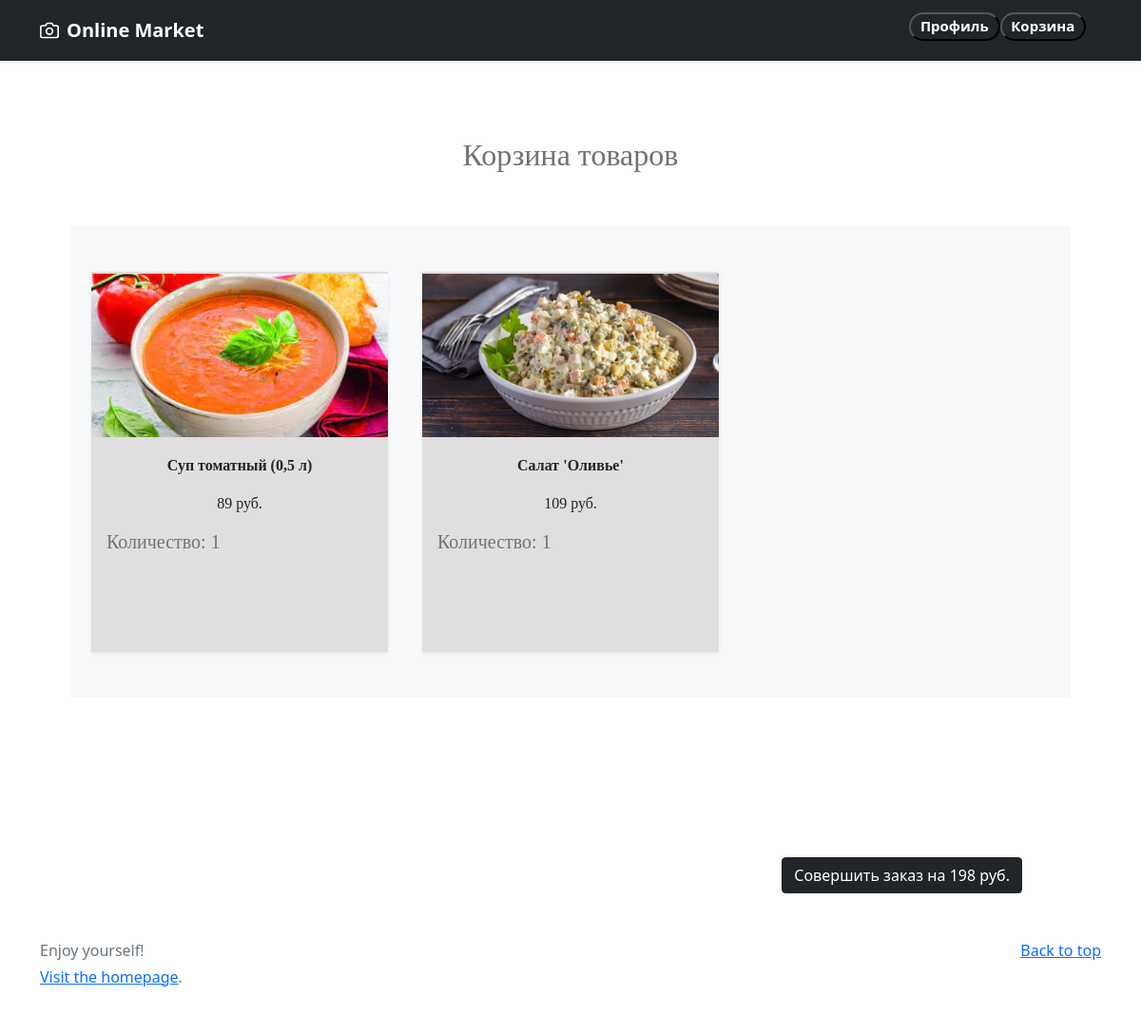
The page /cart (signed in) on the database its author committed.
### app.py (models this page shows, shortened)
class Product(db.Model):
    idItem = db.Column(db.Integer, primary_key=True)
    title = db.Column(db.String(50), nullable=False)
    desc = db.Column(db.String(200))
    price = db.Column(db.Integer, nullable=False)
    img = db.Column(db.String, nullable=False)
    idCategory = db.Column(db.Integer, nullable=False)
    @staticmethod
    def select_data_product_by_ids(prod_ids):
        sql = PRODUCTS_IN_PROD_IDS.format(prod_ids=prod_ids)
        cursor = db.session.execute(text(sql))
        return cursor.all()

### main.py (the view)
@app.route('/cart', methods=['POST', 'GET'])
def cart():
    if current_user.is_authenticated:
        if request.method == 'POST':
            itemsinbag = ItemsInBag.query.filter_by(idUser=current_user.id).all()
            if itemsinbag:
                orderId = insert_dataset_data(itemsinbag, current_user.id)
                orders_update(itemsinbag, orderId)
        items_in_cart = ItemsInBag.query.filter_by(idUser=current_user.id).all()
        prod_ids = "(" + ", ".join([str(item.idItem) for item in items_in_cart]) + ")"
        items_in_bag = Product.select_data_product_by_ids(prod_ids)
        iib_with_num = product_with_numItems(items_in_bag, (item.numItems for item in items_in_cart))
        return render_template('cart.html', items_in_bag_with_num=iib_with_num)
    else:
        return render_template('cart.html')

### helpers.py (called while the page is built)
def product_with_numItems(products, numItems):
    return [(product, numItem) for product, numItem in zip(products, numItems)]

### main.py (called while the page is built)
@login_manager.user_loader
def load_user(user):
    return User.query.get(int(user))

### templates/cart.html (shortened to what this page needs)
{% extends 'base.html' %}
{% block style %}<link rel="stylesheet" href='/static/style/cart_style.css'/>{% endblock %}
{% block body %}
<main>
    <section class="cart">
        <div class="container-fluid">
            <div class="row justify-content-center">
                <div class="col-sm-6 bg-white rounded-pill">
                    <div class="cart-wrap">
                        <h2>Корзина товаров</h2>
                    </div>
                </div>
            </div>
            {% if items_in_bag_with_num %}
                <section class="py-5 text-center container">
                    <div class="album py-5 bg-light">
                        <div class="container">
                            <div class="row row-cols-1 row-cols-sm-2 row-cols-md-3 g-3">
                                {% for (item, num) in items_in_bag_with_num %}
                                    <div class="flex_row">
                                        <div class="card shadow-sm">
                                            <img class="img" src={{item[4]}}>
                                            <div class="card-body">
                                                <p class="card-text"><b>{{item[1]}}</b></p>
                                                <p class="card-text">{{item[3] * num}} руб.</p>
                                                <div class="d-flex justify-content-between align-items-center">
                                                    <small class="text-muted"><h5>Количество: {{num}}</h5></small>
                                                </div>
                                            </div>
                                        </div>
                                    </div>
                                {% endfor %}
                            </div>
                        </div>
                    </div>
                </section>
            {% endif %}
        </div>
    </section>
    <form action="/cart" enctype="application/json" method="POST">
        <input type="submit" class="btn btn-dark" value="Совершить заказ">
    </form>
</main>
{% endblock %}

### static/style/style.css (style rules this page uses)
.card { height: 400px; width: 400px; margin-left: 10px; margin-right: 10px; background-color: rgba(201, 196, 196, 0.5); background-blend-mode: multiply; box-shadow: 2px 6px 8px 0 rgba(22, 22, 26, 0.18); border: none; border-radius: 0; }
.flex_row { display: flex; flex-direction: row; flex: 0 0 33.333333% }
.img { object-fit: contain; height: 250px; }
.card img { max-width: 100%; max-height: 100%; }
@media (min-width: 768px) { .card img { height: 11em; } }

### static/style/cart_style.css (style rules this page uses)
.cart { padding: 80px 50px 120px 50px; font-family: "SegoeWPN"; }
.cart-wrap { text-align: center; color: #6f7173; }
form { display: flex; justify-content: end; margin-right: 125px }

### rows shown on the page
Product: img (picture), title "Суп томатный (0,5 л)", item[3]*num "89"
Product: img (picture), title "Салат 'Оливье'", item[3]*num "109"

### other values the page prints
{{ num }} "1" "1"
